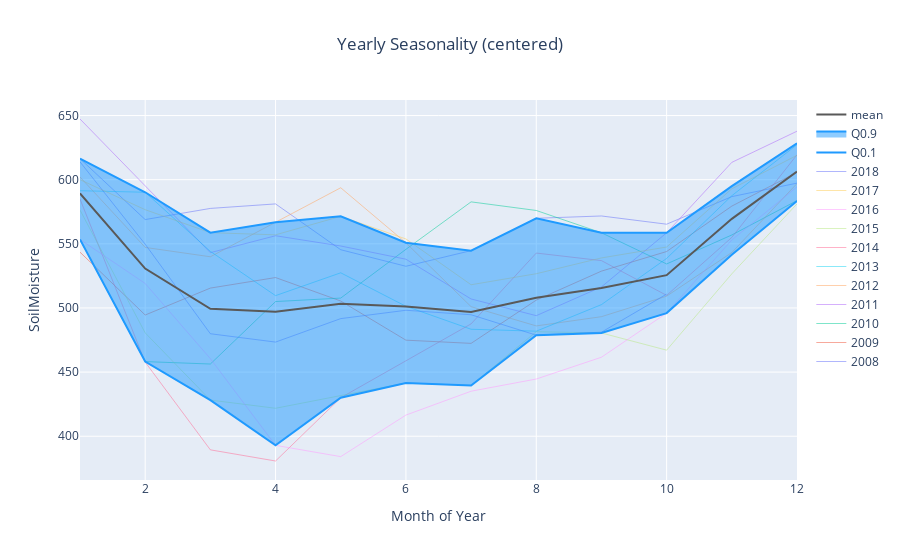
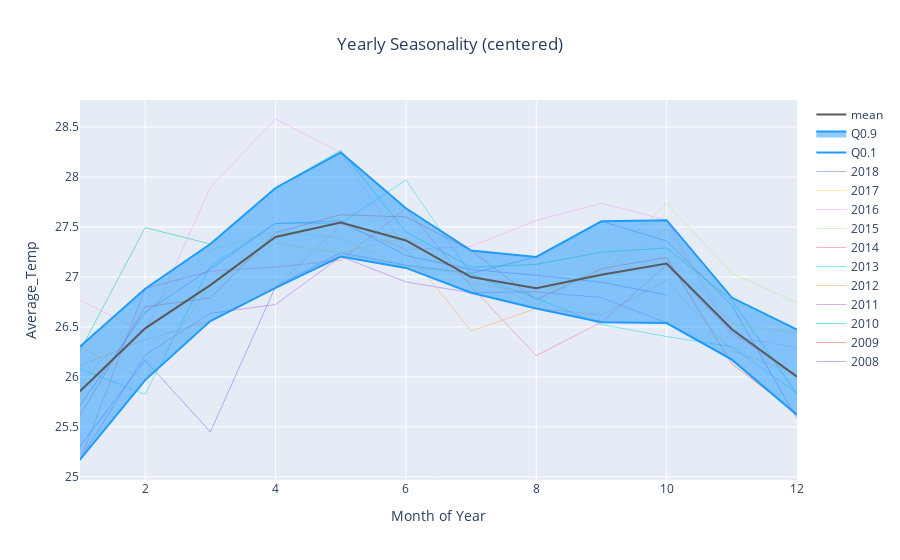
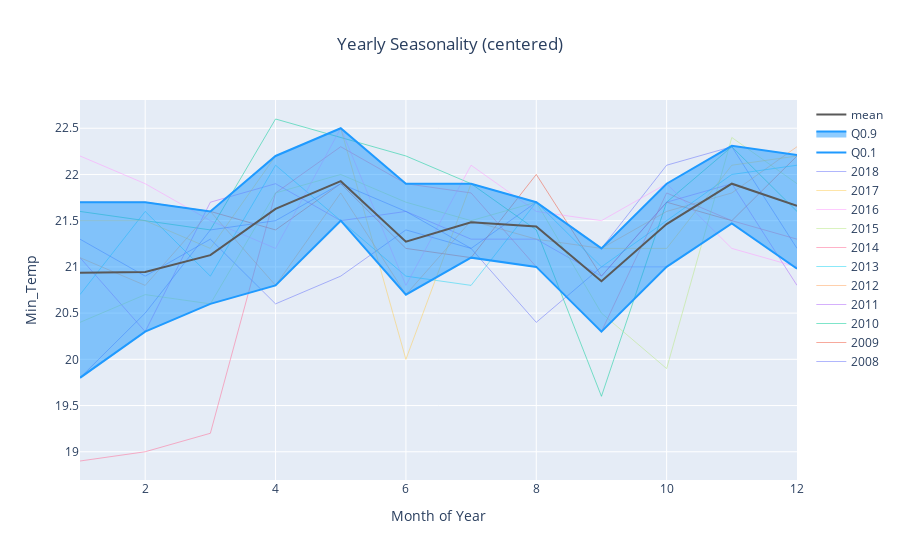
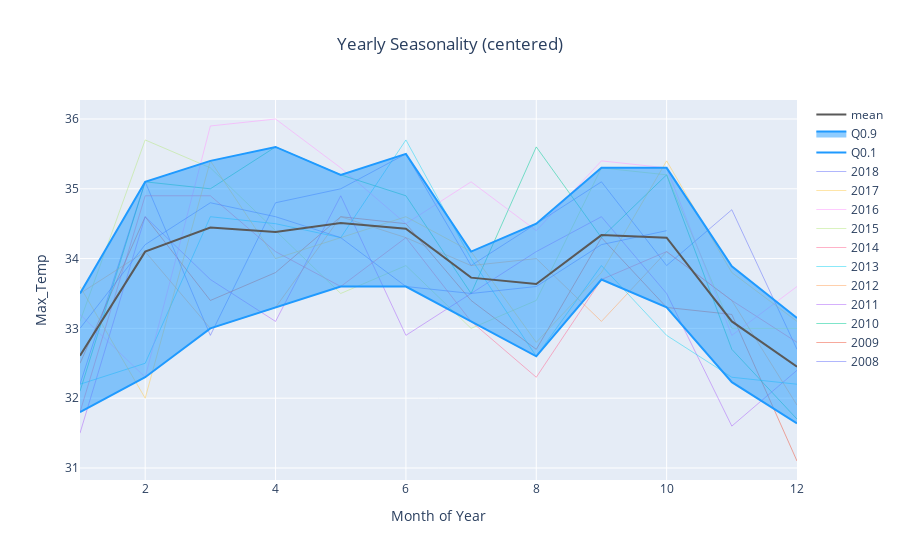

The code cell stored with these charts, in order, in its notebook:
### Code cell
import matplotlib.pyplot as plt
import warnings

from greykite.framework.input.univariate_time_series import UnivariateTimeSeries
warnings.filterwarnings("ignore")

def plot_line_trend_seasonality(df):
    col_names = list(df.columns.values)
    span = len(df['Date'])
    x_range_a = [df.iloc[i][0] for i in range(0, span, 12)]
    x_range_q = [df.iloc[i][0] for i in range(0, span, 3)]
    d_min = df[col_names[1]].min()
    d_max = df[col_names[1]].max()
    x = df[col_names[0]]
    y = df[col_names[1]]

    plt.figure(figsize=(20, 3))
    plt.plot_date(x, y, linestyle='-', fillstyle='bottom')
    plt.tight_layout()
    plt.tick_params(axis='x', rotation=90)
    plt.title(col_names[1]+" over 10 years")
    plt.vlines(x=x_range_q, colors='green', linestyle='--', label='quarter', ymin=d_min, ymax=d_max)
    plt.vlines(x=x_range_a, colors='red', linestyle='--', label='annum', ymin=d_min, ymax=d_max)
    plt.legend()
    plt.savefig("line_plot_"+col_names[1]+"_over_10_years.png")
    plt.show()
    
    '''
    # would love to just use greykite plotly but setting markers is a pain
    fig1 = ts.plot()
    #fig1.add_vline(x=x_range_a, line_width=3, line_dash="dash", line_color="green")
    #fig1.add_vline(x=x_range_q, line_width=3, line_dash="dash", line_color="red")
    fig1.show()
    '''

    ts = UnivariateTimeSeries()
    ts_dt = ts.load_data(df=df,
                        time_col=col_names[0],
                        value_col=col_names[1],
                        freq='MS')
    
    fig = ts.plot_quantiles_and_overlays(groupby_time_feature="month",
                                        show_mean=True,
                                        show_quantiles=True,
                                        show_overlays=True,
                                        overlay_label_time_feature="year",
                                        overlay_style={"line": {"width": 1}, "opacity": 0.5},
                                        center_values=False,
                                        xlabel="Month of Year",
                                        ylabel=ts.original_value_col,
                                        title="Yearly Seasonality (centered)",)
    fig.show()
    
    return

for col in dataset:
    df = raw_dataset[['Date', col]]
    plot_line_trend_seasonality(df)

### Figure 1 — Plotly figure (JSON) as saved in the notebook; plotly's stock layout.template omitted (floating-point values rounded to 4 significant figures)
{"data": [{"line": {"width": 1}, "mode": "lines", "name": "2008", "opacity": 0.5, "x": [1, 2, 3, 4, 5, 6, 7, 8, 9, 10, 11, 12], "y": [616.4, 568.9, 577.6, 581.1, 545.4, 532.5, 544.7, 569.9, 571.7, 565.3, 586.8, 597.3], "type": "scatter"}, {"line": {"width": 1}, "mode": "lines", "name": "2009", "opacity": 0.5, "x": [1, 2, 3, 4, 5, 6, 7, 8, 9, 10, 11, 12], "y": [543.5, 494.5, 515.5, 523.7, 505.4, 474.9, 472.4, 506.1, 528.7, 544, 579.4, 605.7], "type": "scatter"}, {"line": {"width": 1}, "mode": "lines", "name": "2010", "opacity": 0.5, "x": [1, 2, 3, 4, 5, 6, 7, 8, 9, 10, 11, 12], "y": [553.4, 458.2, 456.3, 505, 507.7, 545.7, 582.7, 576, 558.6, 534.3, 556.9, 583.7], "type": "scatter"}, {"line": {"width": 1}, "mode": "lines", "name": "2011", "opacity": 0.5, "x": [1, 2, 3, 4, 5, 6, 7, 8, 9, 10, 11, 12], "y": [647.3, 594.9, 543.1, 556.3, 548.3, 538, 507, 494, 516.4, 558.6, 613.5, 637.8], "type": "scatter"}, {"line": {"width": 1}, "mode": "lines", "name": "2012", "opacity": 0.5, "x": [1, 2, 3, 4, 5, 6, 7, 8, 9, 10, 11, 12], "y": [602.1, 547.2, 539.9, 566.8, 593.7, 550.8, 501, 486, 493.2, 509.2, 543.2, 597], "type": "scatter"}, {"line": {"width": 1}, "mode": "lines", "name": "2013", "opacity": 0.5, "x": [1, 2, 3, 4, 5, 6, 7, 8, 9, 10, 11, 12], "y": [591.4, 590.2, 544.1, 509.6, 527.4, 501.3, 483.4, 481.9, 502.6, 538.6, 587.5, 627.3], "type": "scatter"}, {"line": {"width": 1}, "mode": "lines", "name": "2014", "opacity": 0.5, "x": [1, 2, 3, 4, 5, 6, 7, 8, 9, 10, 11, 12], "y": [584.9, 457.8, 389.4, 380.7, 430, 458.7, 487.6, 542.8, 536.9, 509.8, 555, 619.4], "type": "scatter"}, {"line": {"width": 1}, "mode": "lines", "name": "2015", "opacity": 0.5, "x": [1, 2, 3, 4, 5, 6, 7, 8, 9, 10, 11, 12], "y": [576.3, 480.6, 428.2, 421.8, 431.7, 441.5, 439.6, 481.5, 480.5, 467.1, 526.6, 581.1], "type": "scatter"}, {"line": {"width": 1}, "mode": "lines", "name": "2016", "opacity": 0.5, "x": [1, 2, 3, 4, 5, 6, 7, 8, 9, 10, 11, 12], "y": [553.4, 519.1, 460.5, 392.9, 384.1, 416.5, 435.1, 444.6, 461.6, 496, 553, 594.4], "type": "scatter"}, {"line": {"width": 1}, "mode": "lines", "name": "2017", "opacity": 0.5, "x": [1, 2, 3, 4, 5, 6, 7, 8, 9, 10, 11, 12], "y": [600, 576.6, 558.7, 557, 571.4, 553.8, 518.1, 526.7, 539, 547.5, 592.9, 619], "type": "scatter"}, {"line": {"width": 1}, "mode": "lines", "name": "2018", "opacity": 0.5, "x": [1, 2, 3, 4, 5, 6, 7, 8, 9, 10, 11, 12], "y": [613.9, 549.7, 479.9, 473.4, 491.7, 498.2, 494.7, 478.8, 481.1, 510.8, null, null], "type": "scatter"}, {"legendgroup": "quantile", "line": {"color": "#1F9AFF", "dash": "solid", "width": 2}, "mode": "lines", "name": "Q0.1", "x": [1, 2, 3, 4, 5, 6, 7, 8, 9, 10, 11, 12], "y": [553.4, 458.2, 428.2, 392.9, 430, 441.5, 439.6, 478.8, 480.5, 496, 541.5, 583.4], "type": "scatter"}, {"fill": "tonexty", "legendgroup": "quantile", "line": {"color": "#1F9AFF", "dash": "solid", "width": 2}, "mode": "lines", "name": "Q0.9", "x": [1, 2, 3, 4, 5, 6, 7, 8, 9, 10, 11, 12], "y": [616.4, 590.2, 558.7, 566.8, 571.4, 550.8, 544.7, 569.9, 558.6, 558.6, 595.0, 628.3], "type": "scatter"}, {"legendgroup": "mean", "line": {"color": "#595959", "width": 2}, "mode": "lines", "name": "mean", "x": [1, 2, 3, 4, 5, 6, 7, 8, 9, 10, 11, 12], "y": [589.3, 530.7, 499.4, 497.1, 503.3, 501.1, 496.9, 508.0, 515.5, 525.6, 569.5, 606.3], "type": "scatter"}], "layout": {"legend": {"traceorder": "reversed"}, "showlegend": true, "title": {"text": "Yearly Seasonality (centered)", "x": 0.5}, "xaxis": {"title": {"text": "Month of Year"}}, "yaxis": {"title": {"text": "SoilMoisture"}}}}

### Figure 2 — Plotly figure (JSON) as saved in the notebook; plotly's stock layout.template omitted (floating-point values rounded to 4 significant figures)
{"data": [{"line": {"width": 1}, "mode": "lines", "name": "2008", "opacity": 0.5, "x": [1, 2, 3, 4, 5, 6, 7, 8, 9, 10, 11, 12], "y": [25.31, 26.17, 25.45, 26.9, 27.24, 27.12, 27.04, 27.2, 27.56, 27.36, 26.72, 25.58], "type": "scatter"}, {"line": {"width": 1}, "mode": "lines", "name": "2009", "opacity": 0.5, "x": [1, 2, 3, 4, 5, 6, 7, 8, 9, 10, 11, 12], "y": [25.62, 26.7, 26.79, 27.44, 27.62, 27.6, 27.26, 26.77, 27.08, 27.19, 26.13, 25.64], "type": "scatter"}, {"line": {"width": 1}, "mode": "lines", "name": "2010", "opacity": 0.5, "x": [1, 2, 3, 4, 5, 6, 7, 8, 9, 10, 11, 12], "y": [26.26, 27.49, 27.33, 27.89, 28.27, 27.45, 27.1, 27.13, 27.25, 27.29, 26.77, 25.83], "type": "scatter"}, {"line": {"width": 1}, "mode": "lines", "name": "2011", "opacity": 0.5, "x": [1, 2, 3, 4, 5, 6, 7, 8, 9, 10, 11, 12], "y": [25.17, 26.22, 26.64, 26.72, 27.2, 26.95, 26.84, 26.85, 26.79, 26.54, 26.18, 25.62], "type": "scatter"}, {"line": {"width": 1}, "mode": "lines", "name": "2012", "opacity": 0.5, "x": [1, 2, 3, 4, 5, 6, 7, 8, 9, 10, 11, 12], "y": [26.11, 26.37, 26.56, 26.89, 27.53, 27.28, 26.46, 26.68, 26.62, 26.96, 26.26, 26.04], "type": "scatter"}, {"line": {"width": 1}, "mode": "lines", "name": "2013", "opacity": 0.5, "x": [1, 2, 3, 4, 5, 6, 7, 8, 9, 10, 11, 12], "y": [26.08, 25.82, 27.11, 27.54, 27.54, 27.97, 27.03, 26.79, 26.52, 26.4, 26.3, 25.84], "type": "scatter"}, {"line": {"width": 1}, "mode": "lines", "name": "2014", "opacity": 0.5, "x": [1, 2, 3, 4, 5, 6, 7, 8, 9, 10, 11, 12], "y": [25.16, 26.88, 27.06, 27.1, 27.16, 27.69, 26.9, 26.21, 26.55, 27.12, 26.44, 26.0], "type": "scatter"}, {"line": {"width": 1}, "mode": "lines", "name": "2015", "opacity": 0.5, "x": [1, 2, 3, 4, 5, 6, 7, 8, 9, 10, 11, 12], "y": [25.93, 26.63, 27.27, 27.46, 27.39, 27.09, 27.04, 26.72, 27.13, 27.74, 27.04, 26.74], "type": "scatter"}, {"line": {"width": 1}, "mode": "lines", "name": "2016", "opacity": 0.5, "x": [1, 2, 3, 4, 5, 6, 7, 8, 9, 10, 11, 12], "y": [26.77, 26.44, 27.9, 28.58, 28.25, 27.27, 27.31, 27.56, 27.74, 27.57, 26.4, 26.29], "type": "scatter"}, {"line": {"width": 1}, "mode": "lines", "name": "2017", "opacity": 0.5, "x": [1, 2, 3, 4, 5, 6, 7, 8, 9, 10, 11, 12], "y": [26.3, 25.97, 26.92, 27.34, 27.24, 27.39, 26.94, 26.83, 27.07, 27.47, 26.53, 26.44], "type": "scatter"}, {"line": {"width": 1}, "mode": "lines", "name": "2018", "opacity": 0.5, "x": [1, 2, 3, 4, 5, 6, 7, 8, 9, 10, 11, 12], "y": [25.72, 26.65, 27.08, 27.53, 27.56, 27.21, 27.07, 27.02, 26.95, 26.82, null, null], "type": "scatter"}, {"legendgroup": "quantile", "line": {"color": "#1F9AFF", "dash": "solid", "width": 2}, "mode": "lines", "name": "Q0.1", "x": [1, 2, 3, 4, 5, 6, 7, 8, 9, 10, 11, 12], "y": [25.17, 25.97, 26.56, 26.89, 27.2, 27.09, 26.84, 26.68, 26.55, 26.54, 26.17, 25.62], "type": "scatter"}, {"fill": "tonexty", "legendgroup": "quantile", "line": {"color": "#1F9AFF", "dash": "solid", "width": 2}, "mode": "lines", "name": "Q0.9", "x": [1, 2, 3, 4, 5, 6, 7, 8, 9, 10, 11, 12], "y": [26.3, 26.88, 27.33, 27.89, 28.25, 27.69, 27.26, 27.2, 27.56, 27.57, 26.79, 26.47], "type": "scatter"}, {"legendgroup": "mean", "line": {"color": "#595959", "width": 2}, "mode": "lines", "name": "mean", "x": [1, 2, 3, 4, 5, 6, 7, 8, 9, 10, 11, 12], "y": [25.86, 26.49, 26.92, 27.4, 27.55, 27.37, 27.0, 26.89, 27.02, 27.13, 26.48, 26.0], "type": "scatter"}], "layout": {"legend": {"traceorder": "reversed"}, "showlegend": true, "title": {"text": "Yearly Seasonality (centered)", "x": 0.5}, "xaxis": {"title": {"text": "Month of Year"}}, "yaxis": {"title": {"text": "Average_Temp"}}}}

### Figure 3 — Plotly figure (JSON) as saved in the notebook; plotly's stock layout.template omitted (floating-point values rounded to 4 significant figures)
{"data": [{"line": {"width": 1}, "mode": "lines", "name": "2008", "opacity": 0.5, "x": [1, 2, 3, 4, 5, 6, 7, 8, 9, 10, 11, 12], "y": [21.3, 20.9, 21.3, 20.6, 20.9, 21.4, 21.2, 21.7, 21.2, 22.1, 22.3, 21.2], "type": "scatter"}, {"line": {"width": 1}, "mode": "lines", "name": "2009", "opacity": 0.5, "x": [1, 2, 3, 4, 5, 6, 7, 8, 9, 10, 11, 12], "y": [21.7, 21.7, 21.6, 21.4, 21.9, 21.2, 21.1, 22, 20.9, 21.7, 21.5, 22.2], "type": "scatter"}, {"line": {"width": 1}, "mode": "lines", "name": "2010", "opacity": 0.5, "x": [1, 2, 3, 4, 5, 6, 7, 8, 9, 10, 11, 12], "y": [21.6, 21.5, 21.4, 22.6, 22.4, 22.2, 21.9, 21.4, 19.6, 21.7, 22.3, 21.6], "type": "scatter"}, {"line": {"width": 1}, "mode": "lines", "name": "2011", "opacity": 0.5, "x": [1, 2, 3, 4, 5, 6, 7, 8, 9, 10, 11, 12], "y": [21.1, 20.3, 21.7, 21.9, 21.5, 21.6, 21.3, 21.3, 20.9, 21.7, 21.9, 20.8], "type": "scatter"}, {"line": {"width": 1}, "mode": "lines", "name": "2012", "opacity": 0.5, "x": [1, 2, 3, 4, 5, 6, 7, 8, 9, 10, 11, 12], "y": [21.1, 20.8, 21.6, 20.8, 21.8, 20.7, 21.5, 21.3, 21.2, 21.6, 21.8, 22.3], "type": "scatter"}, {"line": {"width": 1}, "mode": "lines", "name": "2013", "opacity": 0.5, "x": [1, 2, 3, 4, 5, 6, 7, 8, 9, 10, 11, 12], "y": [20.7, 21.6, 20.9, 22.1, 21.5, 20.9, 20.8, 21.7, 21, 21.5, 22, 22.1], "type": "scatter"}, {"line": {"width": 1}, "mode": "lines", "name": "2014", "opacity": 0.5, "x": [1, 2, 3, 4, 5, 6, 7, 8, 9, 10, 11, 12], "y": [18.9, 19, 19.2, 21.8, 22.3, 21.9, 21.8, 21, 20.3, 21.8, 21.5, 21.3], "type": "scatter"}, {"line": {"width": 1}, "mode": "lines", "name": "2015", "opacity": 0.5, "x": [1, 2, 3, 4, 5, 6, 7, 8, 9, 10, 11, 12], "y": [20.4, 20.7, 20.6, 21.8, 22, 21.7, 21.5, 21.7, 20.5, 19.9, 22.4, 21.9], "type": "scatter"}, {"line": {"width": 1}, "mode": "lines", "name": "2016", "opacity": 0.5, "x": [1, 2, 3, 4, 5, 6, 7, 8, 9, 10, 11, 12], "y": [22.2, 21.9, 21.5, 21.2, 22.5, 20.8, 22.1, 21.6, 21.5, 21.9, 21.2, 21], "type": "scatter"}, {"line": {"width": 1}, "mode": "lines", "name": "2017", "opacity": 0.5, "x": [1, 2, 3, 4, 5, 6, 7, 8, 9, 10, 11, 12], "y": [21.5, 21.5, 21.2, 22.2, 22.5, 20, 21.9, 21.7, 21.2, 21.2, 22.1, 22.2], "type": "scatter"}, {"line": {"width": 1}, "mode": "lines", "name": "2018", "opacity": 0.5, "x": [1, 2, 3, 4, 5, 6, 7, 8, 9, 10, 11, 12], "y": [19.8, 20.5, 21.4, 21.5, 21.9, 21.6, 21.2, 20.4, 21, 21, null, null], "type": "scatter"}, {"legendgroup": "quantile", "line": {"color": "#1F9AFF", "dash": "solid", "width": 2}, "mode": "lines", "name": "Q0.1", "x": [1, 2, 3, 4, 5, 6, 7, 8, 9, 10, 11, 12], "y": [19.8, 20.3, 20.6, 20.8, 21.5, 20.7, 21.1, 21, 20.3, 21, 21.47, 20.98], "type": "scatter"}, {"fill": "tonexty", "legendgroup": "quantile", "line": {"color": "#1F9AFF", "dash": "solid", "width": 2}, "mode": "lines", "name": "Q0.9", "x": [1, 2, 3, 4, 5, 6, 7, 8, 9, 10, 11, 12], "y": [21.7, 21.7, 21.6, 22.2, 22.5, 21.9, 21.9, 21.7, 21.2, 21.9, 22.31, 22.21], "type": "scatter"}, {"legendgroup": "mean", "line": {"color": "#595959", "width": 2}, "mode": "lines", "name": "mean", "x": [1, 2, 3, 4, 5, 6, 7, 8, 9, 10, 11, 12], "y": [20.94, 20.95, 21.13, 21.63, 21.93, 21.27, 21.48, 21.44, 20.85, 21.46, 21.9, 21.66], "type": "scatter"}], "layout": {"legend": {"traceorder": "reversed"}, "showlegend": true, "title": {"text": "Yearly Seasonality (centered)", "x": 0.5}, "xaxis": {"title": {"text": "Month of Year"}}, "yaxis": {"title": {"text": "Min_Temp"}}}}

### Figure 4 — Plotly figure (JSON) as saved in the notebook; plotly's stock layout.template omitted (floating-point values rounded to 4 significant figures)
{"data": [{"line": {"width": 1}, "mode": "lines", "name": "2008", "opacity": 0.5, "x": [1, 2, 3, 4, 5, 6, 7, 8, 9, 10, 11, 12], "y": [32.2, 35.1, 32.9, 34.8, 35, 35.5, 33.9, 34.5, 35.1, 33.9, 34.7, 32.7], "type": "scatter"}, {"line": {"width": 1}, "mode": "lines", "name": "2009", "opacity": 0.5, "x": [1, 2, 3, 4, 5, 6, 7, 8, 9, 10, 11, 12], "y": [32.5, 34.6, 33.4, 33.8, 34.6, 34.5, 33.4, 32.7, 34.3, 33.3, 33.2, 31.1], "type": "scatter"}, {"line": {"width": 1}, "mode": "lines", "name": "2010", "opacity": 0.5, "x": [1, 2, 3, 4, 5, 6, 7, 8, 9, 10, 11, 12], "y": [32.1, 35.1, 35, 35.6, 35.2, 34.9, 33.5, 35.6, 34.3, 35.2, 32.7, 31.7], "type": "scatter"}, {"line": {"width": 1}, "mode": "lines", "name": "2011", "opacity": 0.5, "x": [1, 2, 3, 4, 5, 6, 7, 8, 9, 10, 11, 12], "y": [31.5, 34.6, 33.7, 33.1, 34.9, 32.9, 33.5, 34.1, 34.6, 33.5, 31.6, 32.4], "type": "scatter"}, {"line": {"width": 1}, "mode": "lines", "name": "2012", "opacity": 0.5, "x": [1, 2, 3, 4, 5, 6, 7, 8, 9, 10, 11, 12], "y": [33.5, 34.1, 33, 33.3, 34.6, 34.3, 33.9, 34, 33.1, 34.1, 33.4, 31.9], "type": "scatter"}, {"line": {"width": 1}, "mode": "lines", "name": "2013", "opacity": 0.5, "x": [1, 2, 3, 4, 5, 6, 7, 8, 9, 10, 11, 12], "y": [32.2, 32.5, 34.6, 34.5, 34.3, 35.7, 34, 32.6, 33.9, 32.9, 32.3, 32.2], "type": "scatter"}, {"line": {"width": 1}, "mode": "lines", "name": "2014", "opacity": 0.5, "x": [1, 2, 3, 4, 5, 6, 7, 8, 9, 10, 11, 12], "y": [31.8, 34.9, 34.9, 34.1, 33.6, 34.3, 33.1, 32.3, 33.7, 34.1, 33.4, 32.8], "type": "scatter"}, {"line": {"width": 1}, "mode": "lines", "name": "2015", "opacity": 0.5, "x": [1, 2, 3, 4, 5, 6, 7, 8, 9, 10, 11, 12], "y": [33.1, 35.7, 35.3, 34.4, 33.5, 33.9, 33, 33.4, 35.3, 35.2, 33, 33], "type": "scatter"}, {"line": {"width": 1}, "mode": "lines", "name": "2016", "opacity": 0.5, "x": [1, 2, 3, 4, 5, 6, 7, 8, 9, 10, 11, 12], "y": [33.2, 32.3, 35.9, 36, 35.3, 34.5, 35.1, 34.4, 35.4, 35.3, 32.9, 33.6], "type": "scatter"}, {"line": {"width": 1}, "mode": "lines", "name": "2017", "opacity": 0.5, "x": [1, 2, 3, 4, 5, 6, 7, 8, 9, 10, 11, 12], "y": [33.6, 32, 35.4, 34, 34.3, 34.6, 34.1, 32.8, 33.8, 35.4, 33.8, 33.1], "type": "scatter"}, {"line": {"width": 1}, "mode": "lines", "name": "2018", "opacity": 0.5, "x": [1, 2, 3, 4, 5, 6, 7, 8, 9, 10, 11, 12], "y": [33, 34.2, 34.8, 34.6, 34.3, 33.6, 33.5, 33.6, 34.2, 34.4, null, null], "type": "scatter"}, {"legendgroup": "quantile", "line": {"color": "#1F9AFF", "dash": "solid", "width": 2}, "mode": "lines", "name": "Q0.1", "x": [1, 2, 3, 4, 5, 6, 7, 8, 9, 10, 11, 12], "y": [31.8, 32.3, 33, 33.3, 33.6, 33.6, 33.1, 32.6, 33.7, 33.3, 32.23, 31.64], "type": "scatter"}, {"fill": "tonexty", "legendgroup": "quantile", "line": {"color": "#1F9AFF", "dash": "solid", "width": 2}, "mode": "lines", "name": "Q0.9", "x": [1, 2, 3, 4, 5, 6, 7, 8, 9, 10, 11, 12], "y": [33.5, 35.1, 35.4, 35.6, 35.2, 35.5, 34.1, 34.5, 35.3, 35.3, 33.89, 33.15], "type": "scatter"}, {"legendgroup": "mean", "line": {"color": "#595959", "width": 2}, "mode": "lines", "name": "mean", "x": [1, 2, 3, 4, 5, 6, 7, 8, 9, 10, 11, 12], "y": [32.61, 34.1, 34.45, 34.38, 34.51, 34.43, 33.73, 33.64, 34.34, 34.3, 33.1, 32.45], "type": "scatter"}], "layout": {"legend": {"traceorder": "reversed"}, "showlegend": true, "title": {"text": "Yearly Seasonality (centered)", "x": 0.5}, "xaxis": {"title": {"text": "Month of Year"}}, "yaxis": {"title": {"text": "Max_Temp"}}}}
